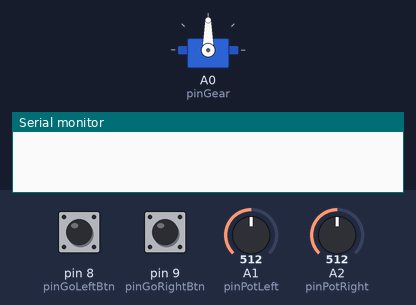
This sketch was run on a simulated Arduino Uno, built with avr-gcc and run on an emulated ATmega328P. Shown: servo, the last lines printed to the serial monitor. The test bench sets the inputs (shaded band); at power-on: pin 8 (pinGoLeftBtn) HIGH, pin 9 (pinGoRightBtn) HIGH, A1 (pinPotLeft) = 512, A2 (pinPotRight) = 512.

Above: at 2.9 s.
3.0 s: pin 8 (pinGoLeftBtn) pulled LOW for 0.15 s
At 4.3 s:
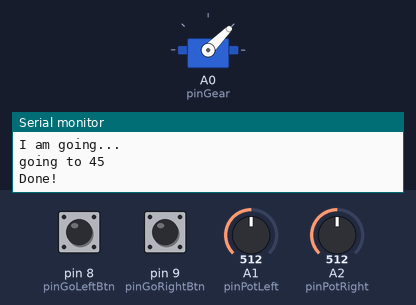
4.7 s: pin 9 (pinGoRightBtn) pulled LOW for 0.15 s
At 5.6 s:
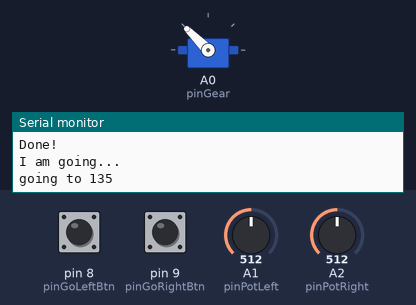
6.4 s: pin 8 (pinGoLeftBtn) pulled LOW for 1 s
At 8.1 s:
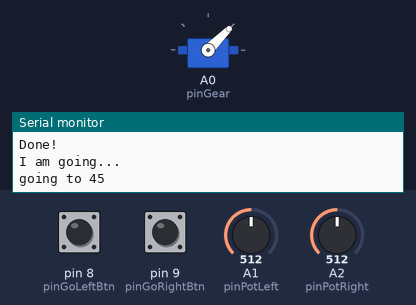
8.9 s: pin 9 (pinGoRightBtn) pulled LOW for 1 s
At 11.2 s:
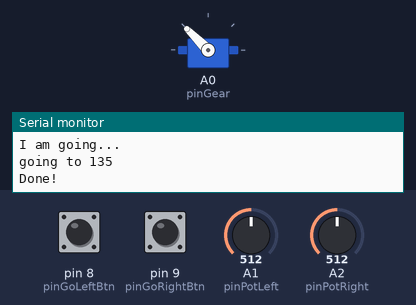
Timing chart, 0 to 12.4 s (numbered marks = the images above; inputs shaded):
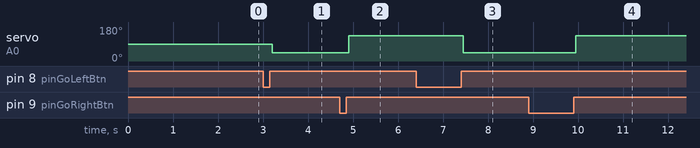

The sketch:

Servo.ino
```cpp
/*
Stay quet -> if some button pressed, waiting when being released -> read requested potentiometr (left/right) value -> move gear there.
If pressed both, going to 90 degree position. Also goes there when init.
*/

#include <Servo.h>

Servo gearSG90;                        // create servo object to control a servo

int pinPotLeft = A1;                   // analog pin left potentiometr
int pinPotRight = A2;                  // analog pin right potentiometr
int pinGear = A0;                      // gear pin
int pinGoLeftBtn = 8;                  // button go left
int pinGoRightBtn = 9;                 // button go rigth
int valLeft;                           // left potetiometr position
int valRight;                          // right potetiometr position
int actLeftBtn;                        // to catch the activity at left btn. 0 means pressed/ 1 - released.
int actRightBtn;                       // to catch the activity at right btn. 0 means pressed/ 1 - released.
int potentiometrMaxValue;
long btnSparkDelay;                    // btn request delay to avoid pins sparking
long gearMovingDelay;                  // stay quet while te motor is runnig

//int currValLeft;                          // Reserved for current left potetiometr position
//int currValRight;                         // Reserved for current right potetiometr position
//int currentGearPosition                   // Reserved for current gear position

void setup() {
  Serial.begin(9600);
  delay(100);
  gearSG90.attach(pinGear);
  pinMode(pinGoLeftBtn, INPUT);
  pinMode(pinGoRightBtn, INPUT);
  potentiometrMaxValue = 1023;
  btnSparkDelay = 50;
  gearMovingDelay = 1000;
  gearSG90.write(90); delay(1500);
  delay(100);
}

void loop() {

  actLeftBtn = digitalRead(pinGoLeftBtn);
  actRightBtn = digitalRead(pinGoRightBtn);
  //if ((actLeftBtn == 1)||(actRightBtn == 0)){haveToGo}
  if (actLeftBtn == 0){HaveToGo(0);}
  if (actRightBtn == 0){HaveToGo(1);}

  delay(100);
}

  void HaveToGo(int goWhere){
    int bothBtnWerePressed = 0; //trigger, going to 1 if both button ever simultaneously been pressed
    int neededGearPosition = 90;
    Serial.println("I am going...");

    // Start of button activities watching out. Sure that one of them was pressed, may be even both...
    delay (btnSparkDelay);
    while ((actLeftBtn == 0)||(actRightBtn == 0)){ //some button is presset, waiting while all of them are released.
      actLeftBtn = digitalRead(pinGoLeftBtn);
      actRightBtn = digitalRead(pinGoRightBtn);
      if ((actLeftBtn == 0) && (actRightBtn == 0)){
        bothBtnWerePressed = 1;
      }
    }
    delay (btnSparkDelay);
    // Finish of of button activities watching out. Sure that any are pressed now

    if (bothBtnWerePressed == 1) {// both buttons were preseed together, go to stright position (init).
      neededGearPosition = map(neededGearPosition, 0, potentiometrMaxValue, 0, 180);
      }
    else{
    if (goWhere == 0) { // going left
      valLeft = analogRead(pinPotLeft);    // reading the value of left potentiometer
      neededGearPosition = map(valLeft, 0, potentiometrMaxValue, 0, 90);
    }
    else { // going right
      valRight = analogRead(pinPotRight);  // reading the value of right potentiometer
      neededGearPosition = map(valRight, 0, potentiometrMaxValue, 90, 180);
    }
    }
    Serial.print("going to ");Serial.println(neededGearPosition);
    gearSG90.write(neededGearPosition);
    delay(gearMovingDelay);
    Serial.println("Done!");
  }
```

Measured:
- after the input at 3.0 s, servo on A0 (pinGear): 90° → 45° after 0.20 s
- after the input at 4.7 s, servo on A0 (pinGear): 45° → 135° after 0.20 s
- after the input at 6.4 s, servo on A0 (pinGear): 135° → 45° after 1.1 s
- after the input at 8.9 s, servo on A0 (pinGear): 45° → 135° after 1.1 s
